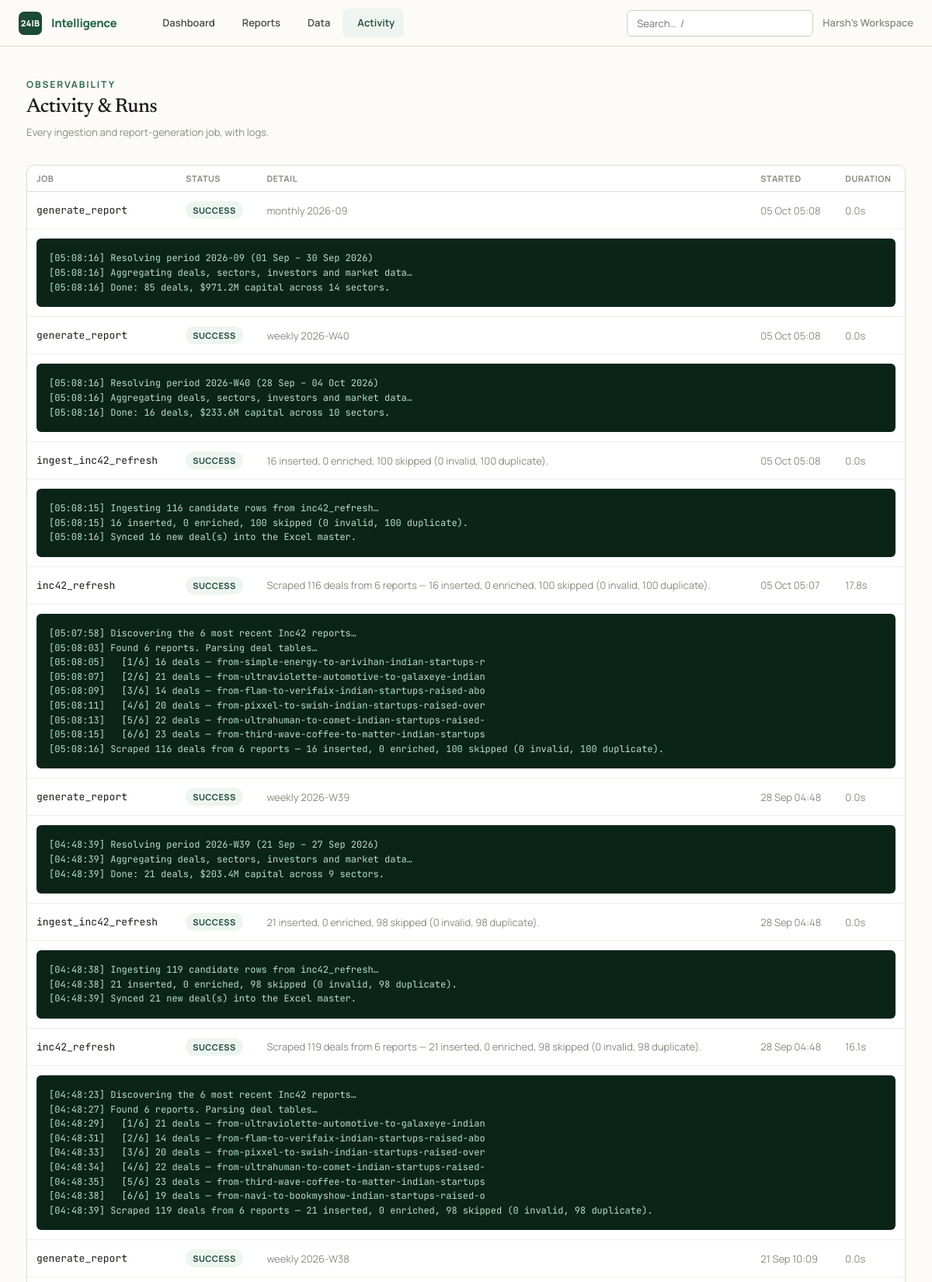
The page /activity (upper part) on the database its author committed.
### intelligence/models.py (models this page shows, shortened)
class Organization(db.Model):
    __tablename__ = "organizations"
    id: Mapped[int] = mapped_column(primary_key=True)
    name: Mapped[str] = mapped_column(String(160), nullable=False)
    slug: Mapped[str] = mapped_column(String(80), unique=True, nullable=False)
    created_at: Mapped[datetime] = mapped_column(DateTime, default=_utcnow)
    deals: Mapped[list["FundingDeal"]] = relationship(back_populates="organization", cascade="all, delete-orphan")
    reports: Mapped[list["Report"]] = relationship(back_populates="organization", cascade="all, delete-orphan")
    api_keys: Mapped[list["ApiKey"]] = relationship(back_populates="organization", cascade="all, delete-orphan")

class JobRun(db.Model):
    __tablename__ = "job_runs"
    id: Mapped[int] = mapped_column(primary_key=True)
    organization_id: Mapped[int] = mapped_column(ForeignKey("organizations.id"), nullable=True)
    kind: Mapped[str] = mapped_column(String(60), nullable=False)  # ingest_csv, generate_report, scheduled
    status: Mapped[RunStatus] = mapped_column(Enum(RunStatus), default=RunStatus.QUEUED)
    detail: Mapped[str] = mapped_column(Text, default="")
    log: Mapped[str] = mapped_column(Text, default="")
    started_at: Mapped[datetime] = mapped_column(DateTime, default=_utcnow)
    finished_at: Mapped[datetime | None] = mapped_column(DateTime, nullable=True)

### intelligence/dashboard/routes.py (the view)
@bp.route("/activity")
def runs():
    org = require_org()
    runs = db.session.scalars(
        select(JobRun).where(JobRun.organization_id == org.id).order_by(JobRun.started_at.desc()).limit(100)
    ).all()
    return render_template("dashboard/runs.html", runs=runs, active="runs")

### intelligence/__init__.py (called while the page is built)
def _register_security_headers(app: Flask) -> None:
    @app.after_request
    def _set_headers(resp):  # noqa: WPS430
        resp.headers.setdefault("X-Content-Type-Options", "nosniff")
        resp.headers.setdefault("X-Frame-Options", "SAMEORIGIN")
        resp.headers.setdefault("Referrer-Policy", "strict-origin-when-cross-origin")
        resp.headers.setdefault("Content-Security-Policy", _CSP)
        if app.config.get("SESSION_COOKIE_SECURE"):
            resp.headers.setdefault(
                "Strict-Transport-Security", "max-age=31536000; includeSubDomains"
            )
        return resp

### intelligence/clock.py (called while the page is built)
def utcnow() -> datetime:
    return datetime.now(timezone.utc).replace(tzinfo=None)

### intelligence/tenancy.py (called while the page is built, shortened)
def ensure_workspace() -> Organization:
    org = db.session.query(Organization).first()
    if org is not None:
        return org

def require_org() -> Organization:
    if "workspace" not in g:
        g.workspace = ensure_workspace()
    return g.workspace

### intelligence/templates/dashboard/runs.html (shortened to what this page needs)
{% extends "base.html" %}
{% block content %}
<div class="page-head">
  <div><div class="eyebrow">Observability</div><h1 class="page-title">Activity & Runs</h1>
  <p class="page-sub">Every ingestion and report-generation job, with logs.</p></div>
</div>
{% if runs %}
<div class="card" style="padding:0">
  <table class="table">
    <thead><tr><th>Job</th><th>Status</th><th>Detail</th><th>Started</th><th>Duration</th></tr></thead>
    <tbody>
      {% for r in runs %}
      <tr>
        <td><span class="mono">{{ r.kind }}</span></td>
        <td><span class="badge badge-{{ {'success':'green','failed':'red','running':'amber','queued':'gray'}[r.status.value] }}">{{ r.status.value }}</span></td>
        <td class="muted">{{ r.detail }}</td>
        <td class="muted">{{ r.started_at.strftime('%d %b %H:%M') }}</td>
        <td class="muted">{% if r.finished_at %}{{ '%.1fs'|format((r.finished_at - r.started_at).total_seconds()) }}{% else %}—{% endif %}</td>
      </tr>
      {% if r.log %}<tr><td colspan="5"><div class="log-box">{{ r.log }}</div></td></tr>{% endif %}
      {% endfor %}
    </tbody>
  </table>
</div>
{% else %}
<div class="empty"><h3>No activity yet</h3><p>Generate a report or import data to see job runs here.</p></div>
{% endif %}
{% endblock %}

### intelligence/templates/base.html (shortened to what this page needs)
<!doctype html>
<html lang="en">
<head>
  <link rel="stylesheet" href="{{ url_for('static', filename='css/tokens.css') }}">
  <link rel="stylesheet" href="{{ url_for('static', filename='css/app.css') }}">
</head>
<body>
  <nav class="nav">
    <a href="{{ url_for('dashboard.home') }}" class="nav-brand">
      <span class="nav-mark" aria-hidden="true">24IB</span>
      <span>Intelligence</span>
    </a>
    <div class="nav-links">
      <a class="nav-link {{ 'active' if active=='dashboard' }}" href="{{ url_for('dashboard.home') }}">Dashboard</a>
      <a class="nav-link {{ 'active' if active=='reports' }}" href="{{ url_for('reports.index') }}">Reports</a>
      <a class="nav-link {{ 'active' if active=='data' }}" href="{{ url_for('data.index') }}">Data</a>
      <a class="nav-link {{ 'active' if active=='runs' }}" href="{{ url_for('dashboard.runs') }}">Activity</a>
    </div>
    <div class="nav-right">
      <form action="{{ url_for('explore.search') }}" method="get" role="search" class="nav-search">
        <input class="input" id="global-search" type="search" name="q"
               placeholder="Search…  /" title="Press / to focus">
      </form>
      <span class="nav-org">{{ current_org.name if current_org }}</span>
    </div>
  </nav>
  {% block body %}
  <main class="container" id="main">
    {% block content %}{% endblock %}
  </main>
  {% endblock %}
</body>
</html>

### intelligence/static/css/tokens.css (style rules this page uses)
:root { --cream: #fdfbf7; --sand: #f3efe6; --sand-2: #ece7da; --border: #e3ddd0; --border-strong: #d3ccba; --ink: #1a1a18; --slate: #4a4a44; --dust: #8a8a82; --ghost: #b8b8ae; --g900: #0a2418; --g800: #1b4a36; --g700: #2d6b4f; --g600: #3d8a67; --g400: #7ab896; --g200: #b8ddc9; --g50: #eef5f1; --b700: #1f4e79; --b500: #3b82c4; --b50: #eef5fd; --r700: #9b2c2c; --r500: #d64545; --r50: #fdf0f0; --a700: #92600a; --a500: #d99a16; --a50: #fef8ec; --font-serif: 'Newsreader', Georgia, 'Times New Roman', serif; --font-sans: 'Manrope', system-ui, -apple-system, sans-serif; --font-mono: 'JetBrains Mono', ui-monospace, 'SF Mono', monospace; --text-2xs: 0.6875rem; --text-xs: 0.75rem; --text-sm: 0.8125rem; --text-base:0.9375rem; --text-md: 1.0625rem; --text-lg: 1.25rem; --text-xl: 1.5rem; --text-2xl: 2rem; --text-3xl: 2.75rem; --track-tight: -0.02em; --track-normal: 0; --track-wide: 0.04em; --track-widest: 0.16em; --sp-1: 4px; --sp-2: 8px; --sp-3: 12px; --sp-4: 16px; --sp-5: 20px; --sp-6: 24px; --sp-8: 32px; --sp-10: 40px; --sp-12: 48px; --sp-16: 64px; --sp-24: 96px; --radius-sm: 6px; --radius: 10px; --radius-lg: 16px; --shadow-sm: 0 1px 2px rgba(26,26,24,0.05); --shadow: 0 4px 16px rgba(26,26,24,0.07); --shadow-lg: 0 12px 40px rgba(26,26,24,0.10); --ease-out: cubic-bezier(0.16, 1, 0.3, 1); --ease-spring: cubic-bezier(0.34, 1.56, 0.64, 1); --dur-fast: 120ms; --dur-base: 220ms; --nav-h: 60px; --max-content: 1180px; --max-article: 760px; }

### rows shown on the page
Organization: name "Harsh's Workspace"
JobRun: kind "generate_report", status.value "SUCCESS", detail "monthly 2026-09", started_at "05 Oct 05:08", (r.finished_at-r.started_at).total_seconds() "0.0s", log "[05:08:16] Resolving period 2026-09 (01 Sep – 30 Sep 2026) [05:08:16] Aggregating deals, sectors, investors and market data… [05:08:16] Done: 85 deals, $971.2M capital across 14 sectors."
JobRun: kind "generate_report", status.value "SUCCESS", detail "weekly 2026-W40", started_at "05 Oct 05:08", (r.finished_at-r.started_at).total_seconds() "0.0s", log "[05:08:16] Resolving period 2026-W40 (28 Sep – 04 Oct 2026) [05:08:16] Aggregating deals, sectors, investors and market data… [05:08:16] Done: 16 deals, $233.6M capital across 10 sectors."
JobRun: kind "ingest_inc42_refresh", status.value "SUCCESS", detail "16 inserted, 0 enriched, 100 skipped (0 invalid, 100 duplicate).", started_at "05 Oct 05:08", (r.finished_at-r.started_at).total_seconds() "0.0s", log "[05:08:15] Ingesting 116 candidate rows from inc42_refresh… [05:08:15] 16 inserted, 0 enriched, 100 skipped (0 invalid, 100 duplicate). [05:08:16] Synced 16 new deal(s) into the Excel master."
JobRun: kind "inc42_refresh", status.value "SUCCESS", detail "Scraped 116 deals from 6 reports — 16 inserted, 0 enriched, 100 skipped (0 invalid, 100 duplicate).", started_at "05 Oct 05:07", (r.finished_at-r.started_at).total_seconds() "17.8s", log "[05:07:58] Discovering the 6 most recent Inc42 reports… [05:08:03] Found 6 reports. Parsing deal tables… [05:08:05] [1/6] 16 deals — from-simple-energy-to-arivihan-indian-startups-r [05:08:07] [2/6] 21 deals — from-ultraviolette-automotive-to-galaxeye-indian [05:08:09] [3/6] 14 deals — from-flam-to-verifaix-indian-startups-raised-abo [05:08:11] [4/6] 20 deals — from-pixxel-to-swish-indian-startups-raised-over [05:08:13] [5/6] 22 deals — from-ultrahuman-to-comet-indian-startups-raised- [05:08:15] [6/6] 23 deals — from-third-wave-coffee-to-matter-indian-startups [05:08:16] Scraped 116 deals from 6 reports — 16 inserted, 0 enriched, 100 skipped (0 invalid, 100 duplicate)."
JobRun: kind "generate_report", status.value "SUCCESS", detail "weekly 2026-W39", started_at "28 Sep 04:48", (r.finished_at-r.started_at).total_seconds() "0.0s", log "[04:48:39] Resolving period 2026-W39 (21 Sep – 27 Sep 2026) [04:48:39] Aggregating deals, sectors, investors and market data… [04:48:39] Done: 21 deals, $203.4M capital across 9 sectors."
JobRun: kind "ingest_inc42_refresh", status.value "SUCCESS", detail "21 inserted, 0 enriched, 98 skipped (0 invalid, 98 duplicate).", started_at "28 Sep 04:48", (r.finished_at-r.started_at).total_seconds() "0.0s", log "[04:48:38] Ingesting 119 candidate rows from inc42_refresh… [04:48:38] 21 inserted, 0 enriched, 98 skipped (0 invalid, 98 duplicate). [04:48:39] Synced 21 new deal(s) into the Excel master."
JobRun: kind "inc42_refresh", status.value "SUCCESS", detail "Scraped 119 deals from 6 reports — 21 inserted, 0 enriched, 98 skipped (0 invalid, 98 duplicate).", started_at "28 Sep 04:48", (r.finished_at-r.started_at).total_seconds() "16.1s", log "[04:48:23] Discovering the 6 most recent Inc42 reports… [04:48:27] Found 6 reports. Parsing deal tables… [04:48:29] [1/6] 21 deals — from-ultraviolette-automotive-to-galaxeye-indian [04:48:31] [2/6] 14 deals — from-flam-to-verifaix-indian-startups-raised-abo [04:48:33] [3/6] 20 deals — from-pixxel-to-swish-indian-startups-raised-over [04:48:34] [4/6] 22 deals — from-ultrahuman-to-comet-indian-startups-raised- [04:48:35] [5/6] 23 deals — from-third-wave-coffee-to-matter-indian-startups [04:48:38] [6/6] 19 deals — from-navi-to-bookmyshow-indian-startups-raised-o [04:48:39] Scraped 119 deals from 6 reports — 21 inserted, 0 enriched, 98 skipped (0 invalid, 98 duplicate)."
JobRun: kind "generate_report", status.value "SUCCESS", detail "weekly 2026-W38", started_at "21 Sep 10:09", (r.finished_at-r.started_at).total_seconds() "0.0s"
